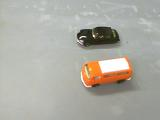
%> input picture IT3143(P)/IT3143-Resources/toycars1.png, 160 x 120 px
$ octave Question02.m   (GNU Octave 9; MATLAB toolbox functions it lacks are replaced by stand-ins)
%> lines starting %> are read from the running program, lines starting %| are printed output that depends on the picture
B=imread('toycars1.png');
%> B is the input picture: size 120x160x3 uint8; mean R, G, B 173.1, 171.4, 163
subplot(3,3,1);
imshow(B);
A=imread('toycars2.png');
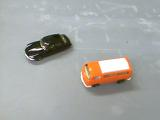
%> input picture IT3143(P)/IT3143-Resources/toycars2.png, 160 x 120 px
%> A is the input picture: size 120x160x3 uint8; mean R, G, B 167.7, 168.8, 166.3
subplot(3,3,2);
imshow(A);

S=rgb2gray(B);
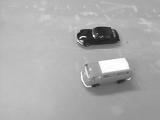
%> S: size 120x160 uint8; min 21, max 255, mean 171
subplot(3,3,3);
imshow(S);

H=rgb2gray(A);
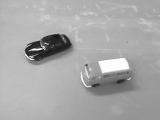
%> H: size 120x160 uint8; min 6, max 255, mean 168.2
subplot(3,3,4);
imshow(H);


SubtractTwoImages(S,H);
subplot(3,3,5);
imshow(D);
% [1 line not run here, left out]
function SubtractTwoImages(img1,img2)
    D=img1-img2;
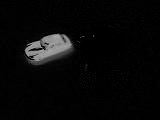
%> D: size 120x160 uint8; min 0, max 183, mean 7.9
%> the run ends on the next line
end
